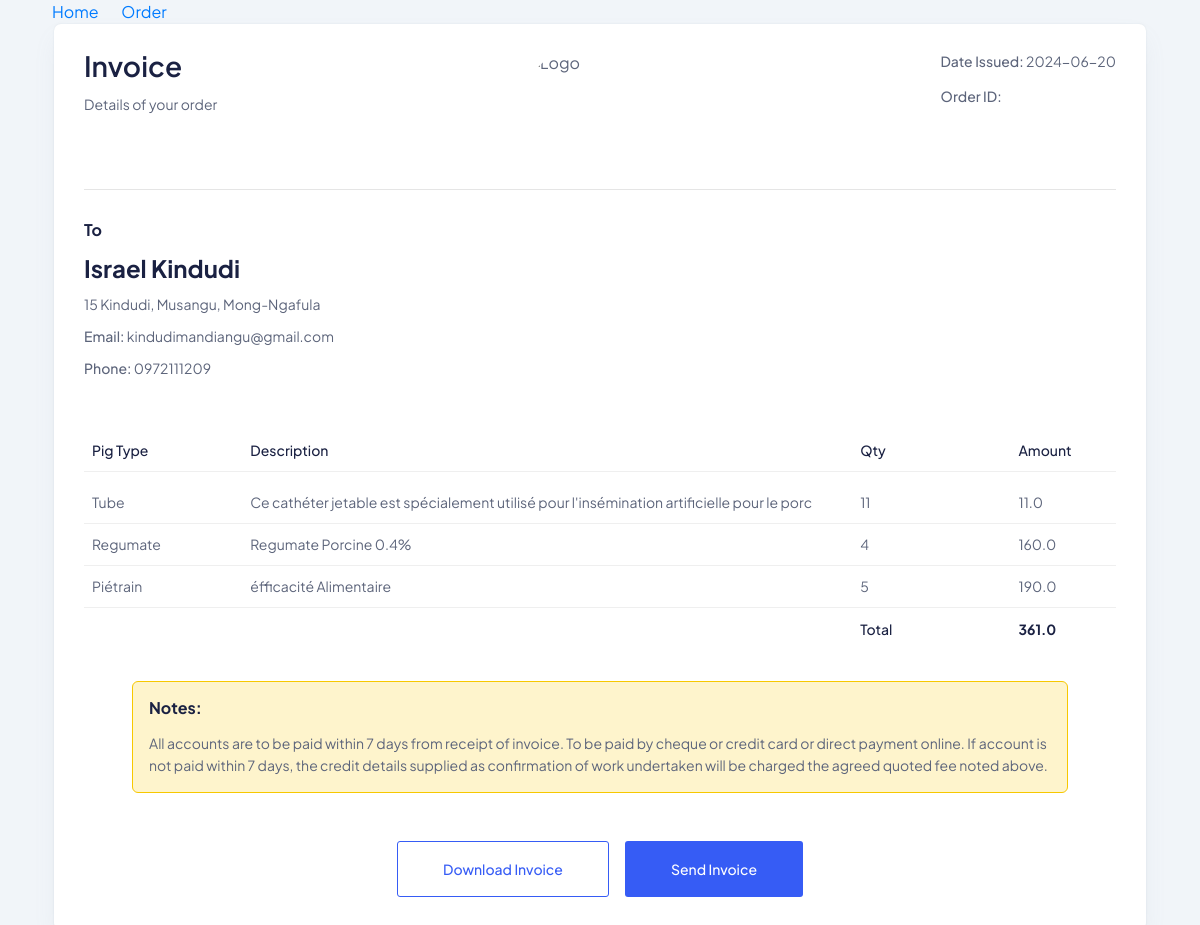
The app's page /invoice/1 with its own data.
### models.py (models this page shows)
class Order(db.Model):
    id = db.Column(db.Integer, primary_key=True)
    customer_name = db.Column(db.String(80), nullable=False)
    customer_email = db.Column(db.String(120), nullable=False)
    customer_address = db.Column(db.String(200), nullable=False)
    customer_phone = db.Column(db.String(20), nullable=False)
    timestamp = db.Column(db.DateTime, default=datetime.utcnow)
    items = db.relationship('OrderItem', back_populates='order_ref', cascade="all, delete-orphan")
    total_price = db.Column(db.Float, nullable=False)

class OrderItem(db.Model):
    id = db.Column(db.Integer, primary_key=True)
    order_id = db.Column(db.Integer, db.ForeignKey('order.id'), nullable=False)
    pig_type_id = db.Column(db.Integer, db.ForeignKey('pig_type.id'), nullable=False)
    quantity = db.Column(db.Integer, nullable=False)
    price = db.Column(db.Float, nullable=False)
    order_ref = db.relationship('Order', back_populates='items')
    pig_type_ref = db.relationship('PigType', back_populates='order_items')

class PigType(db.Model):
    id = db.Column(db.Integer, primary_key=True)
    name = db.Column(db.String(80), nullable=False)
    price = db.Column(db.Float, nullable=False)
    description = db.Column(db.String(200), nullable=True)
    order_items = db.relationship('OrderItem', back_populates='pig_type_ref')

### app.py (the view)
@app.route('/invoice/<int:order_id>')
def invoice(order_id):
    order = Order.query.get_or_404(order_id)
    return render_template('invoice.html', order=order)

### templates/invoice.html
{% extends "base.html" %}
{% block content %}
<div class="container">
    <div class="invoice-wrapper">
        <div class="row">
            <div class="col-12">
                <div class="invoice-card card-style mb-30">
                    <div class="invoice-header">
                        <div class="invoice-for">
                            <h2 class="mb-10">Invoice</h2>
                            <p class="text-sm">
                                Details of your order
                            </p>
                        </div>
                        <div class="invoice-logo">
                            <img src="{{ url_for('static', filename='images/invoice-logo.png') }}" alt="Logo" />
                        </div>
                        <div class="invoice-date">
                            <p><span>Date Issued:</span> {{ order.timestamp.strftime('%Y-%m-%d') }}</p>
                            <p><span>Order ID:</span> {{ order.items.order_id }}</p>
                        </div>
                    </div>
                    <div class="invoice-address">
                        <div class="address-item">
                            <h5 class="text-bold">To</h5>
                            <h1>{{ order.customer_name }}</h1>
                            <p class="text-sm">{{ order.customer_address }}</p>
                            <p class="text-sm">
                                <span class="text-medium">Email:</span>
                                {{ order.customer_email }}
                            </p>
                            <p class="text-sm">
                                <span class="text-medium">Phone:</span>
                                {{ order.customer_phone }}
                            </p>
                        </div>
                    </div>
                    <div class="table-responsive">
                        <table class="invoice-table table">
                            <thead>
                                <tr>
                                    <th class="service">
                                        <h6 class="text-sm text-medium">Pig Type</h6>
                                    </th>
                                    <th class="desc">
                                        <h6 class="text-sm text-medium">Description</h6>
                                    </th>
                                    <th class="qty">
                                        <h6 class="text-sm text-medium">Qty</h6>
                                    </th>
                                    <th class="amount">
                                        <h6 class="text-sm text-medium">Amount</h6>
                                    </th>
                                </tr>
                            </thead>
                            <tbody>
                                {% for item in order.items %}
                                    <tr>
                                        <td>
                                            <p class="text-sm">{{ item.pig_type_ref.name }}</p>
                                        </td>
                                        <td>
                                            <p class="text-sm">{{ item.pig_type_ref.description }}</p>
                                        </td>
                                        <td>
                                            <p class="text-sm">{{ item.quantity }}</p>
                                        </td>
                                        <td>
                                            <p class="text-sm">{{ item.price * item.quantity }}</p>
                                        </td>
                                    </tr>
                                {% endfor %}
                                <tr>
                                    <td></td>
                                    <td></td>
                                    <td>
                                        <h6 class="text-sm text-medium">Total</h6>
                                    </td>
                                    <td>
                                        <h6 class="text-sm text-bold">{{ order.total_price }}</h6>
                                    </td>
                                </tr>
                            </tbody>
                        </table>
                    </div>
                    <div class="note-wrapper warning-alert py-4 px-sm-3 px-lg-5">
                        <div class="alert">
                            <h5 class="text-bold mb-15">Notes:</h5>
                            <p class="text-sm text-gray">
                                All accounts are to be paid within 7 days from receipt of invoice. To be paid by cheque or credit card or direct payment online. If account is not paid within 7 days, the credit details supplied as confirmation of work undertaken will be charged the agreed quoted fee noted above.
                            </p>
                        </div>
                    </div>
                    <div class="invoice-action">
                        <ul class="d-flex flex-wrap align-items-center justify-content-center">
                            <li class="m-2">
                                <a href="{{ url_for('invoice_download', order_id=order.id) }}" class="main-btn primary-btn-outline btn-hover">
                                    Download Invoice
                                </a>
                            </li>
                            <li class="m-2">
                                <a href="#0" class="main-btn primary-btn btn-hover">
                                    Send Invoice
                                </a>
                            </li>
                        </ul>
                    </div>
                </div>
            </div>
        </div>
    </div>
</div>
{% endblock %}

### static/styles.css (style rules this page uses)
body { font-family: Arial, sans-serif; background-color: #f8f9fa; margin: 0; padding: 0; }
.container { width: 80%; margin: 0 auto; padding: 20px; }
body { font-family: Arial, sans-serif; margin: 0; padding: 0; background-color: #f4f4f9; color: #333; }
.container { max-width: 1200px; margin: auto; padding: 0 20px; }

### static/assets/css/fullcalendar.css (style rules this page uses)
:root { --fc-daygrid-event-dot-width:8px;--fc-list-event-dot-width:10px;--fc-list-event-hover-bg-color:#f5f5f5 }

### records on screen
Order: timestamp "2024-06-20", customer_name "Israel Kindudi", customer_address "15 Kindudi, Musangu, Mong-Ngafula", customer_email "kindudimandiangu@gmail.com", customer_phone "0972111209", total_price "361.0"
OrderItem: pig_type_ref.name "Tube", pig_type_ref.description "Ce cathéter jetable est spécialement utilisé pour l'insémination artificielle pour le porc", quantity "11", item.price*item.quantity "11.0"
OrderItem: pig_type_ref.name "Regumate", pig_type_ref.description "Regumate Porcine 0.4%", quantity "4", item.price*item.quantity "160.0"
OrderItem: pig_type_ref.name "Piétrain", pig_type_ref.description "éfficacité Alimentaire", quantity "5", item.price*item.quantity "190.0"
